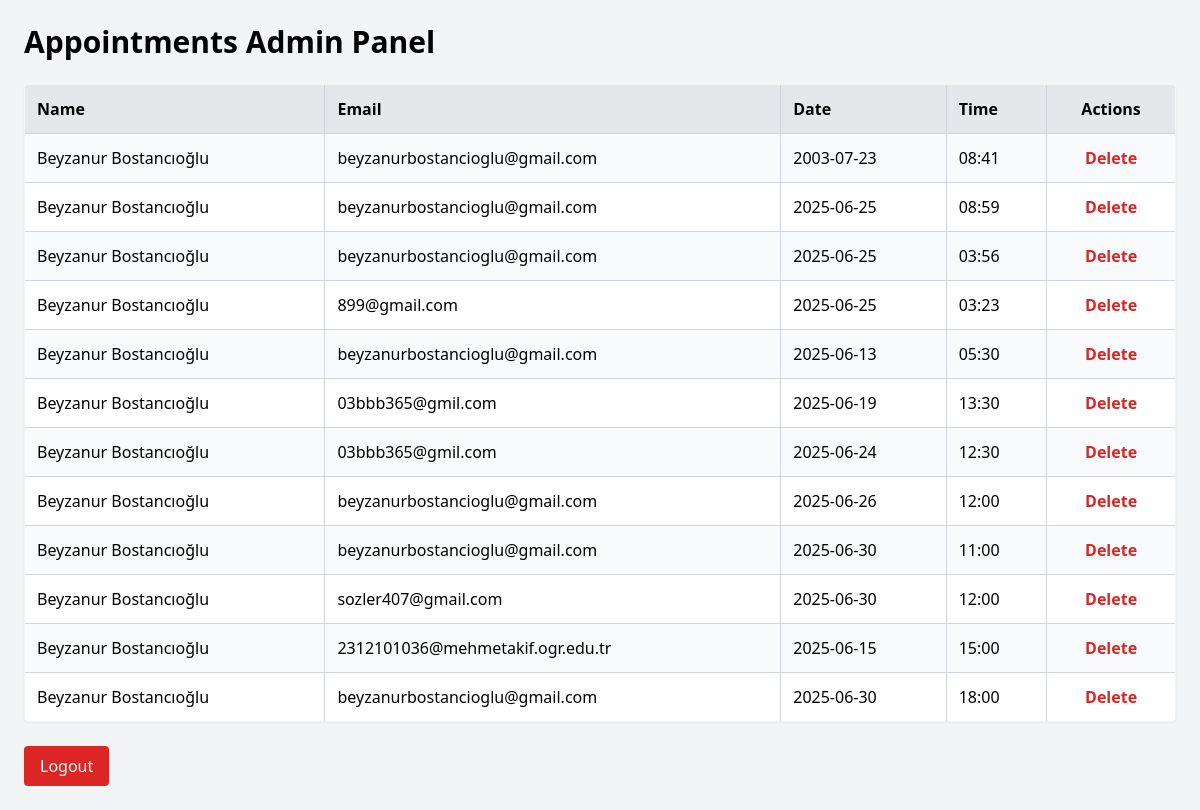
Before: /admin (signed in) with the older database file.
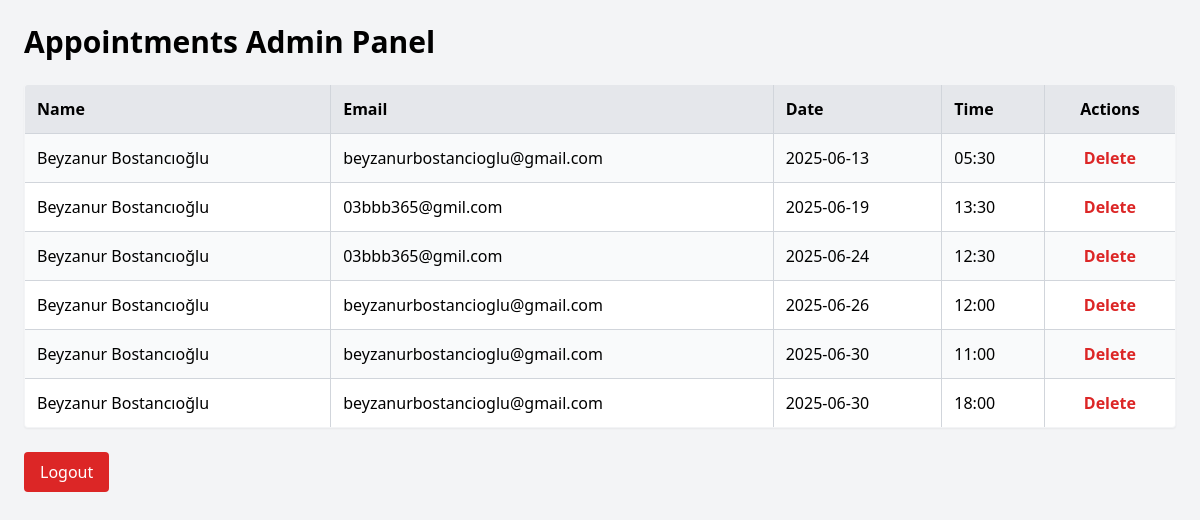
After: the same page with the newer database file.
### tables this page shows
CREATE TABLE appointments (
            id INTEGER PRIMARY KEY AUTOINCREMENT,
            name TEXT NOT NULL,
            email TEXT NOT NULL,
            date TEXT NOT NULL,
            time TEXT NOT NULL
        );

### app.py (the view)
@app.route('/admin')
def admin():
    if not session.get('admin_logged_in'):
        return redirect('/login')
    conn = get_db_connection()
    appointments = conn.execute('SELECT * FROM appointments').fetchall()
    conn.close()
    return render_template('admin.html', appointments=appointments)

### app.py (called while the page is built)
def get_db_connection():
    conn = sqlite3.connect('appointments.db')
    conn.row_factory = sqlite3.Row
    return conn

### templates/admin.html (shortened to what this page needs)
<!DOCTYPE html>
<html lang="en">
<head>
  <script src="https://cdn.tailwindcss.com"></script>
</head>
<body class="bg-gray-100 p-6 min-h-screen">
  <h1 class="text-3xl font-bold mb-6">Appointments Admin Panel</h1>
  <table class="w-full border-collapse border border-gray-300 rounded shadow-sm overflow-hidden">
    <thead class="bg-gray-200">
      <tr>
        <th class="p-3 border border-gray-300 text-left">Name</th>
        <th class="p-3 border border-gray-300 text-left">Email</th>
        <th class="p-3 border border-gray-300 text-left">Date</th>
        <th class="p-3 border border-gray-300 text-left">Time</th>
        <th class="p-3 border border-gray-300 text-center">Actions</th>
      </tr>
    </thead>
    <tbody>
      {% for appointment in appointments %}
      <tr class="border-t even:bg-white odd:bg-gray-50">
        <td class="p-3 border border-gray-300">{{ appointment.name }}</td>
        <td class="p-3 border border-gray-300">{{ appointment.email }}</td>
        <td class="p-3 border border-gray-300">{{ appointment.date }}</td>
        <td class="p-3 border border-gray-300">{{ appointment.time }}</td>
        <td class="p-3 border border-gray-300 text-center">
          <form method="POST" action="/delete/{{ appointment.id }}" onsubmit="return confirm('Are you sure you want to delete this appointment?');">
            <button type="submit" class="text-red-600 hover:text-red-800 font-semibold">Delete</button>
          </form>
        </td>
      </tr>
      {% endfor %}
    </tbody>
  </table>
  <div class="mt-6">
    <a href="/logout" class="inline-block px-4 py-2 bg-red-600 text-white rounded hover:bg-red-700 transition">
      Logout
    </a>
  </div>
</body>
</html>

Changed rows visible on the page:
removed appointments: name "Beyzanur Bostancıoğlu", email "beyzanurbostancioglu@gmail.com", date "2003-07-23", time "08:41"
removed appointments: name "Beyzanur Bostancıoğlu", email "beyzanurbostancioglu@gmail.com", date "2025-06-25", time "08:59"
removed appointments: name "Beyzanur Bostancıoğlu", email "beyzanurbostancioglu@gmail.com", date "2025-06-25", time "03:56"
removed appointments: name "Beyzanur Bostancıoğlu", email "899@gmail.com", date "2025-06-25", time "03:23"
removed appointments: name "Beyzanur Bostancıoğlu", email "sozler407@gmail.com", date "2025-06-30", time "12:00"
removed appointments: name "Beyzanur Bostancıoğlu", email "2312101036@mehmetakif.ogr.edu.tr", date "2025-06-15", time "15:00"
